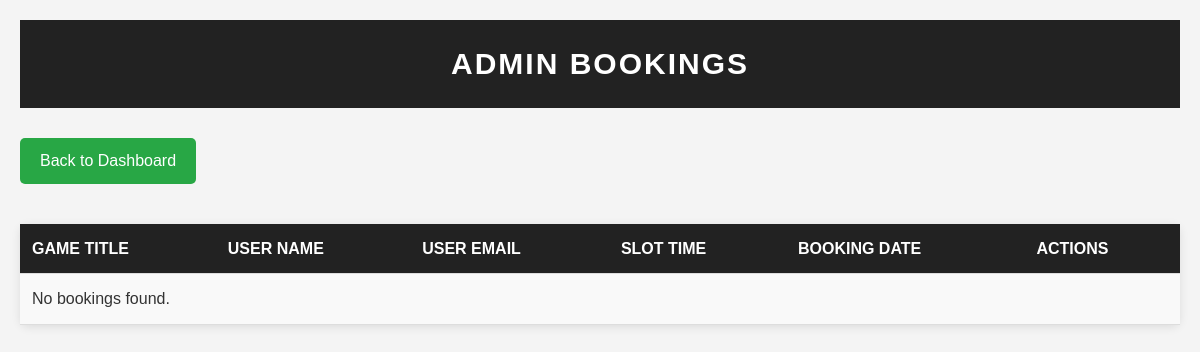
Before: /adminbookings/ with the older database file.
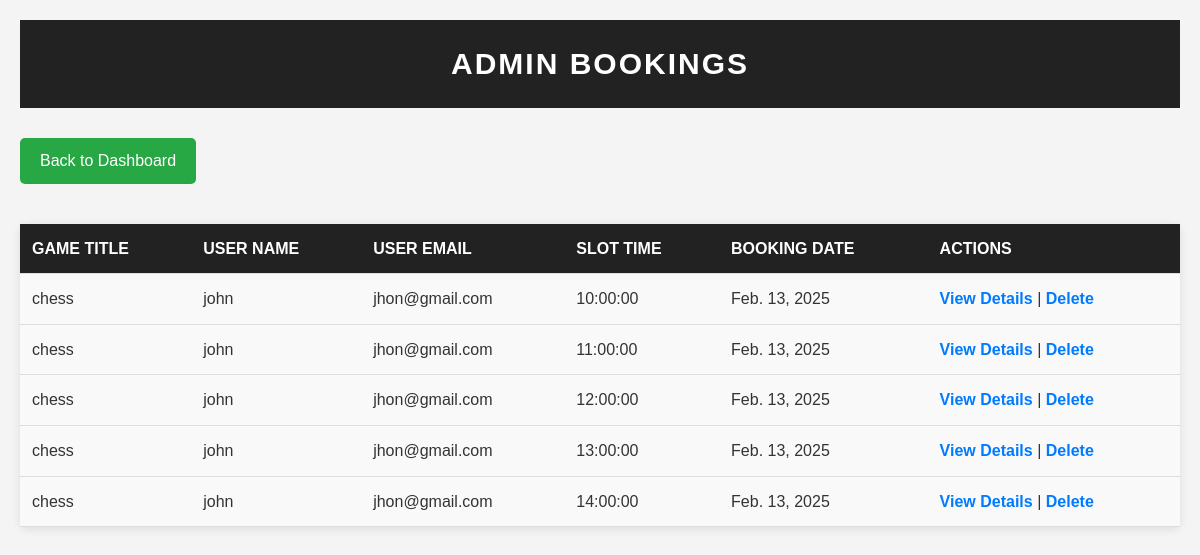
After: the same page with the newer database file.
### app/models.py (models this page shows, shortened)
class SlotBooking(models.Model):
    user = models.ForeignKey(User, on_delete=models.CASCADE)  # Link to user
    name = models.CharField(max_length=100)
    email = models.EmailField()
    game = models.ForeignKey(Game, on_delete=models.CASCADE)
    slot = models.ForeignKey(Slot, on_delete=models.CASCADE)
    date = models.DateField()
    booking_time = models.DateTimeField(default=now)

class Game(models.Model):
    g_id = models.CharField(max_length=20, unique=True)
    title = models.CharField(max_length=100)
    description = models.TextField()
    release_date = models.DateField()
    price = models.DecimalField(max_digits=10, decimal_places=2)
    image = models.FileField()

class Slot(models.Model):
    TIME_SLOT_CHOICES = [
        ('10:00 AM - 12:00 PM', '10:00 AM - 12:00 PM'),
        ('12:00 PM - 2:00 PM', '12:00 PM - 2:00 PM'),
        ('2:00 PM - 4:00 PM', '2:00 PM - 4:00 PM'),
        ('4:00 PM - 6:00 PM', '4:00 PM - 6:00 PM'),
        ('6:00 PM - 8:00 PM', '6:00 PM - 8:00 PM'),
    ]
    game = models.ForeignKey(Game, on_delete=models.CASCADE, related_name="slots")
    date = models.DateField()
    time_slot = models.CharField(max_length=20, choices=TIME_SLOT_CHOICES)
    reserved = models.BooleanField(default=False)
    booking_time = models.DateTimeField(null=True, blank=True)  # Track when booked
    class Meta:
        unique_together = ('game', 'date', 'time_slot')

### app/views.py (the view)
# urls.py: path('adminbookings/', views.admin_bookings, name='admin_bookings'),
def admin_bookings(request):
    bookings = SlotBooking.objects.all()
    return render(request, 'admin/bookings.html', {'bookings': bookings})

### templates/admin/bookings.html (shortened to what this page needs)
<!DOCTYPE html>
<html lang="en">
<head>
</head>
<body>
    <h2>Admin Bookings</h2>
    <a href="{% url 'home' %}" class="logout">Back to Dashboard</a>
    <table>
        <thead>
            <tr>
                <th>Game Title</th>
                <th>User Name</th>
                <th>User Email</th>
                <th>Slot Time</th>
                <th>Booking Date</th>
                <th>Actions</th>
            </tr>
        </thead>
        <tbody>
            {% for booking in bookings %}
                <tr>
                    <td>{{ booking.game.title }}</td>
                    <td>{{ booking.name }}</td>
                    <td>{{ booking.email }}</td>
                    <td>{{ booking.slot.time_slot }}</td>
                    <td>{{ booking.date }}</td>
                    <td class="actions">
                        <a href="#">View Details</a> |
                        <a href="#">Delete</a>
                    </td>
                </tr>
            {% empty %}
                <tr>
                    <td colspan="6">No bookings found.</td>
                </tr>
            {% endfor %}
        </tbody>
    </table>
</body>
</html>

Changed rows visible on the page:
added SlotBooking: game "chess", name "john", email "jhon@gmail.com", slot.time_slot "10:00:00", date "Feb. 13, 2025"
added SlotBooking: game "chess", name "john", email "jhon@gmail.com", slot.time_slot "11:00:00", date "Feb. 13, 2025"
added SlotBooking: game "chess", name "john", email "jhon@gmail.com", slot.time_slot "12:00:00", date "Feb. 13, 2025"
added SlotBooking: game "chess", name "john", email "jhon@gmail.com", slot.time_slot "13:00:00", date "Feb. 13, 2025"
added SlotBooking: game "chess", name "john", email "jhon@gmail.com", slot.time_slot "14:00:00", date "Feb. 13, 2025"
Other visible differences:
text no longer shown: "No bookings found."
